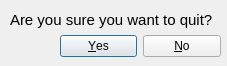
<?xml version="1.0" encoding="UTF-8"?>
<ui version="4.0">
 <class>QuitToMainMenu</class>
 <widget class="QDialog" name="QuitToMainMenu">
  <property name="geometry">
   <rect>
    <x>0</x>
    <y>0</y>
    <width>227</width>
    <height>66</height>
   </rect>
  </property>
  <property name="windowTitle">
   <string>Dialog</string>
  </property>
  <widget class="QDialogButtonBox" name="buttonBox">
   <property name="geometry">
    <rect>
     <x>60</x>
     <y>30</y>
     <width>161</width>
     <height>32</height>
    </rect>
   </property>
   <property name="orientation">
    <enum>Qt::Horizontal</enum>
   </property>
   <property name="standardButtons">
    <set>QDialogButtonBox::No|QDialogButtonBox::Yes</set>
   </property>
  </widget>
  <widget class="QLabel" name="label">
   <property name="geometry">
    <rect>
     <x>10</x>
     <y>10</y>
     <width>211</width>
     <height>20</height>
    </rect>
   </property>
   <property name="font">
    <font>
     <family>MS Shell Dlg 2</family>
     <pointsize>11</pointsize>
     <weight>50</weight>
     <bold>false</bold>
    </font>
   </property>
   <property name="text">
    <string>Are you sure you want to quit?</string>
   </property>
  </widget>
 </widget>
 <resources/>
 <connections>
  <connection>
   <sender>buttonBox</sender>
   <signal>accepted()</signal>
   <receiver>QuitToMainMenu</receiver>
   <slot>accept()</slot>
   <hints>
    <hint type="sourcelabel">
     <x>248</x>
     <y>254</y>
    </hint>
    <hint type="destinationlabel">
     <x>157</x>
     <y>274</y>
    </hint>
   </hints>
  </connection>
  <connection>
   <sender>buttonBox</sender>
   <signal>rejected()</signal>
   <receiver>QuitToMainMenu</receiver>
   <slot>reject()</slot>
   <hints>
    <hint type="sourcelabel">
     <x>316</x>
     <y>260</y>
    </hint>
    <hint type="destinationlabel">
     <x>286</x>
     <y>274</y>
    </hint>
   </hints>
  </connection>
 </connections>
</ui>
